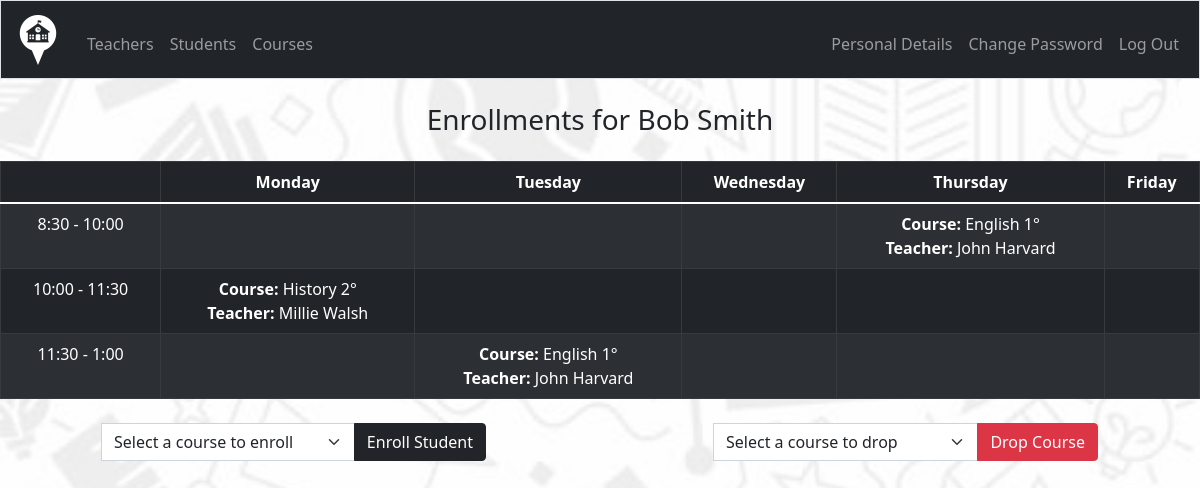
The app's page /student/enrollments/23456741 (signed in) with its own data.
### tables this page shows
CREATE TABLE student (
    student_id INTEGER PRIMARY KEY NOT NULL,
    name TEXT NOT NULL,
    phone TEXT,
    adult_phone TEXT
);

CREATE TABLE 'course_schedule' ('schedule_id' INTEGER PRIMARY KEY AUTOINCREMENT NOT NULL, 'course_id' INTEGER, 'dayofweek' TEXT, 'start_time' TEXT, 'end_time' TEXT);

CREATE TABLE 'course' ('course_id' INTEGER PRIMARY KEY AUTOINCREMENT NOT NULL, 'name' TEXT NOT NULL, 'level' TEXT, 'teacher_id' INTEGER);

CREATE TABLE 'user' (
    user_id INTEGER PRIMARY KEY NOT NULL,
    hash TEXT NOT NULL,
    mail TEXT,
    phone TEXT, 
    role TEXT CHECK( role IN ('Admin', 'Teacher') )
, 'name' TEXT);

### app.py (the view)
@app.route("/student/enrollments/<int:student_id>")
@login_required
@admin_required
def student_enrollments(student_id):
    student = db.execute(
        "SELECT student_id, name FROM student WHERE student_id = ?", student_id
    )
    if student:
        sql = """
            SELECT
                course.course_id,
                course.name AS course_name,
                course.level AS course_level,
                user.name AS teacher_name,
                course_schedule.dayofweek,
                course_schedule.start_time,
                course_schedule.end_time
            FROM enrollment
            JOIN course ON enrollment.course_id = course.course_id
            LEFT JOIN user ON course.teacher_id = user.user_id
            LEFT JOIN course_schedule ON course.course_id = course_schedule.course_id
            WHERE enrollment.student_id = ?
        """
        student_enrollments = db.execute(sql, student_id)
        new_courses = db.execute(
            """
            SELECT course.course_id, course.name, course.level, user.name AS teacher_name
            FROM course
            LEFT JOIN user ON course.teacher_id = user.user_id
            WHERE course.course_id NOT IN (
                SELECT enrollment.course_id
                FROM enrollment
                WHERE enrollment.student_id = ?
            )
        """,
            student_id,
        )
        return render_template(
            "student_enrollments.html",
            student=student[0],
            student_enrollments=student_enrollments,
            courses=new_courses,
        )
    else:
        flash("Student not found.", "error")
        return redirect("/admin/students")

### app.py (called while the page is built)
@app.after_request
def after_request(response):
    response.headers["Cache-Control"] = "no-cache, no-store, must-revalidate"
    response.headers["Expires"] = 0
    response.headers["Pragma"] = "no-cache"
    return response

### helpers.py (called while the page is built)
def login_required(f):
    @wraps(f)
    def decorated_function(*args, **kwargs):
        if session.get("user_id") is None:
            return redirect("/login")
        return f(*args, **kwargs)
    return decorated_function

def admin_required(f):
    @wraps(f)
    def decorated_function(*args, **kwargs):
        if session.get("role") != "Admin":
            return redirect("/login")
        return f(*args, **kwargs)
    return decorated_function

### templates/student_enrollments.html (shortened to what this page needs)
{% extends "layout.html" %}
{% block main %}
<div class="enrollments-list">
    <h3>Enrollments for {{ student.name }}</h3>
    <table class="table table-dark table-bordered table-striped mt-4">
        <thead>
            <tr>
                <th></th>
                <th>Monday</th>
                <th>Tuesday</th>
                <th>Wednesday</th>
                <th>Thursday</th>
                <th>Friday</th>
            </tr>
        </thead>
        <tbody>
            <tr>
                <td>8:30 - 10:00</td>
                {% for day in ["Monday", "Tuesday", "Wednesday", "Thursday", "Friday"] %}
                    <td>
                        {% for enrollment in student_enrollments if enrollment.start_time == "08:30" %}
                            {% if day in enrollment.dayofweek %}
                                <div>
                                    <strong>Course:</strong> {{ enrollment.course_name }} {{ enrollment.course_level }}
                                    <br>
                                    <strong>Teacher:</strong> {{ enrollment.teacher_name }}
                                </div>
                            {% endif %}
                        {% endfor %}
                    </td>
                {% endfor %}
            </tr>
            <tr>
                <td>10:00 - 11:30</td>
                {% for day in ["Monday", "Tuesday", "Wednesday", "Thursday", "Friday"] %}
                    <td>
                        {% for enrollment in student_enrollments if enrollment.start_time == "10:00" %}
                            {% if day in enrollment.dayofweek %}
                                <div>
                                    <strong>Course:</strong> {{ enrollment.course_name }} {{ enrollment.course_level }}
                                    <br>
                                    <strong>Teacher:</strong> {{ enrollment.teacher_name }}
                                </div>
                            {% endif %}
                        {% endfor %}
                    </td>
                {% endfor %}
            </tr>
            <tr>
                <td>11:30 - 1:00</td>
                {% for day in ["Monday", "Tuesday", "Wednesday", "Thursday", "Friday"] %}
                    <td>
                        {% for enrollment in student_enrollments if enrollment.start_time == "11:30" %}
                            {% if day in enrollment.dayofweek %}
                                <div>
                                    <strong>Course:</strong> {{ enrollment.course_name }} {{ enrollment.course_level }}
                                    <br>
                                    <strong>Teacher:</strong> {{ enrollment.teacher_name }}
                                </div>
                            {% endif %}
                        {% endfor %}
                    </td>
                {% endfor %}
            </tr>
        </tbody>
    </table>
</div>
<div class="row justify-content-around mt-4">
    <div class="col-md-4">
        <form action="/admin/enroll" method="post">
            <div class="input-group">
                    <select class="form-select" id="course" name="course" required>
                        <option selected disabled>Select a course to enroll</option>
                    </select>
                <button class="btn btn-dark" type="submit">Enroll Student</button>
            </div>
        </form>
    </div>
    <div class="col-md-4">
        <form action="/admin/drop" method="post" onsubmit="return confirm('Are you sure the student wants to drop this course?');">
            <div class="input-group">
                <select class="form-select" id="drop_course" name="drop_course" required>
                    <option selected disabled>Select a course to drop</option>
                    {% set added_courses = [] %}
                </select>
                <button class="btn btn-danger" type="submit">Drop Course</button>
            </div>
        </form>
    </div>
</div>
{% endblock %}

### static/styles.css (style rules this page uses)
body { background-image: url('/static/school.jpg'); background-size: cover; background-position: center; background-repeat: no-repeat; }

### records on screen
student: name "Bob Smith"
course_schedule: course_name "English", course_level "1°", teacher_name "John Harvard"
course_schedule: course_name "History", course_level "2°", teacher_name "Millie Walsh"
course_schedule: course_name "English", course_level "1°", teacher_name "John Harvard"
